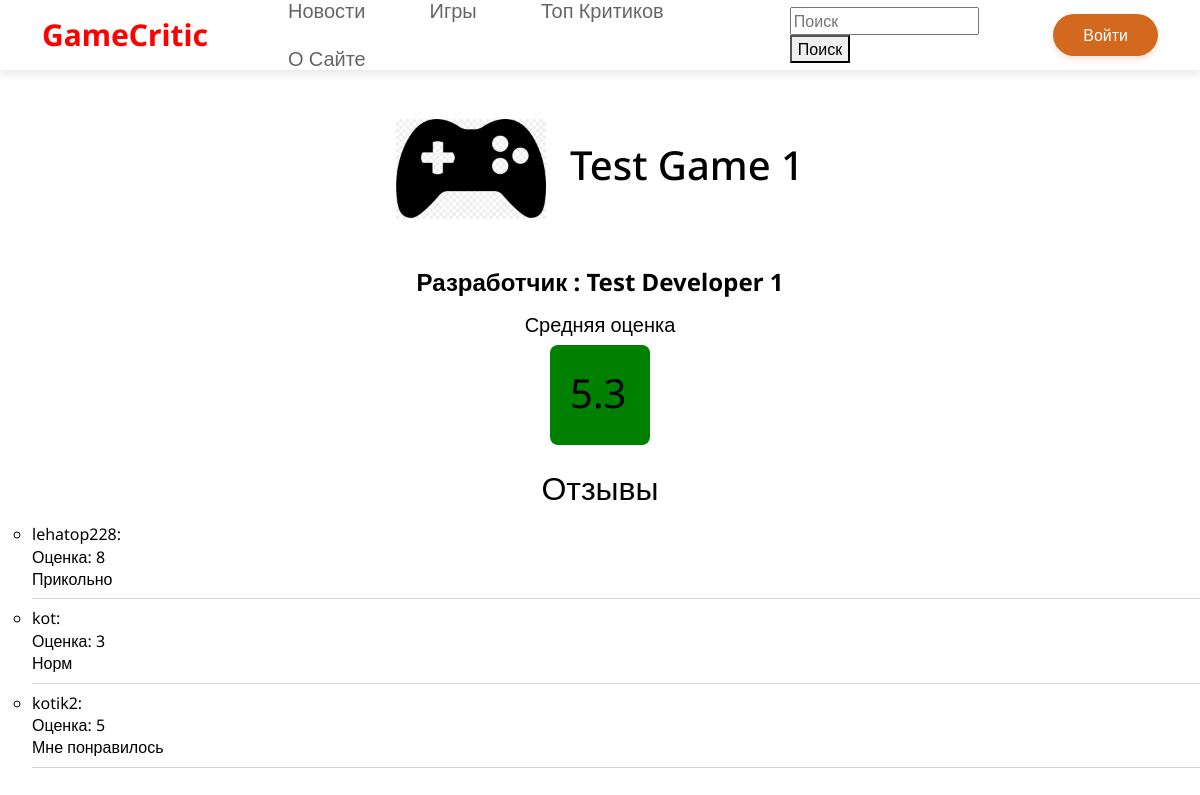
The app's page /games/game1 with its own data.
### data/games.py (models this page shows, shortened)
class Game(SqlAlchemyBase):
    __tablename__ = 'games'
    id = sqlalchemy.Column(sqlalchemy.Integer, primary_key=True, autoincrement=True)
    title = sqlalchemy.Column(sqlalchemy.String)
    description = sqlalchemy.Column(sqlalchemy.String)
    developer = sqlalchemy.Column(sqlalchemy.String)
    logo = sqlalchemy.Column(sqlalchemy.String)
    likes = sqlalchemy.Column(sqlalchemy.Integer, default=0)
    dislikes = sqlalchemy.Column(sqlalchemy.Integer, default=0)
    created = sqlalchemy.Column(sqlalchemy.DateTime, default=datetime.now())
    changed = sqlalchemy.Column(sqlalchemy.Boolean, default=False)
    link = sqlalchemy.Column(sqlalchemy.String, unique=True)
    approved = sqlalchemy.Column(sqlalchemy.Boolean, default=False)

### data/reviews.py (models this page shows, shortened)
class Review(SqlAlchemyBase):
    __tablename__ = 'reviews'
    id = sqlalchemy.Column(sqlalchemy.Integer, primary_key=True, autoincrement=True)
    content = sqlalchemy.Column(sqlalchemy.String)
    author = sqlalchemy.Column(sqlalchemy.Integer, sqlalchemy.ForeignKey('users.id'))
    rate = sqlalchemy.Column(sqlalchemy.Float)
    game_id = sqlalchemy.Column(sqlalchemy.Integer, sqlalchemy.ForeignKey('games.id'))
    likes = sqlalchemy.Column(sqlalchemy.Integer, default=0)
    dislikes = sqlalchemy.Column(sqlalchemy.Integer, default=0)
    date = sqlalchemy.Column(sqlalchemy.DateTime, default=datetime.now())
    changed = sqlalchemy.Column(sqlalchemy.Boolean, default=False)
    user = orm.relationship('User')
    game = orm.relationship('Game')

### data/users.py (models this page shows, shortened)
class User(SqlAlchemyBase, UserMixin):
    __tablename__ = 'users'
    id = sqlalchemy.Column(sqlalchemy.Integer, primary_key=True, autoincrement=True)
    login = sqlalchemy.Column(sqlalchemy.String, nullable=False, unique=True)
    name = sqlalchemy.Column(sqlalchemy.String, nullable=True)
    surname = sqlalchemy.Column(sqlalchemy.String, nullable=True)
    email = sqlalchemy.Column(sqlalchemy.String, nullable=True, unique=True)
    profile_photo = sqlalchemy.Column(sqlalchemy.String, nullable=True)
    rating = sqlalchemy.Column(sqlalchemy.Integer, default=0)
    certified = sqlalchemy.Column(sqlalchemy.Boolean, default=False)
    rank = sqlalchemy.Column(sqlalchemy.String, default='Любитель')
    hashed_password = sqlalchemy.Column(sqlalchemy.String, nullable=True)
    modified_date = sqlalchemy.Column(sqlalchemy.DateTime, default=datetime.datetime.now())
    reviews = orm.relationship('Review', back_populates='user')
    news = orm.relationship('News', back_populates='user')

### main.py (the view, shortened to what this page needs)
@app.route('/games/<string:link>', methods=['GET', 'POST'])
def game_info(link: str):
    form = ReviewForm()
    db_sess = db_session.create_session()
    game = db_sess.query(Game).filter(Game.link == link).first()
    reviews = db_sess.query(Review).filter(Review.game_id == game.id).all()
    avg_rate = round(sum([review.rate for review in reviews if review.rate]) / len(reviews), 1) if reviews else 0
    return render_template('game_info.html', game=game, reviews=reviews, form=form, average=avg_rate)

### forms/review_form.py
class ReviewForm(FlaskForm):
    rate = FloatField('Оценка', validators=[DataRequired('Поставьте оценку'), NumberRange(1, 5)])
    content = TextAreaField('Отзыв', validators=[DataRequired('Напишите отзыв')])
    submit = SubmitField('Оставить отзыв')

### forms/search.py
class SearchForm(FlaskForm):
    searched = StringField('Searched', validators=[DataRequired()])
    submit = SubmitField('Искать')

### data/db_session.py (called while the page is built)
def create_session() -> Session:
    global __factory
    return __factory()

### main.py (called while the page is built)
@app.context_processor
def base():
    form = SearchForm()
    return dict(form=form)

### templates/game_info.html (shortened to what this page needs)
{% extends "index.html" %}
{% block head %}
<link rel="stylesheet" href="{{ url_for('static', filename='css/reviews.css') }}">
{%endblock%}
{%block body%}
<div class="game-content">
<div class="game-header">
    <img class="game-logo"
        src="{{ url_for('static', filename='img/' + game.logo if game.logo
                    is not none else 'img/default_game.jpg')}}"
                    alt="Ошибка загрузки">
    <h1 class="game-title">{{game.title}}</h1>
</div>
<div class="game-info">
    <p class="game-developer">Разработчик : {{game.developer}}</p>
    <h3 class="average-rate"> Средняя оценка</h3>
    <span class="rate-value">{{average}}</span>
</div>
<div class="game-info">
    <h2 class="game-info-title">Отзывы</h2>
    <ul class="game-info-list">
        {%for item in reviews%}
            <li class="game-info-item">
                <span class="game-info-text">{{item.user.login}}:</span>
                <span class="game-info-rate">Оценка: {{item.rate | int}}</span>
                {{item.content}}
            </li>
        {%endfor%}
    </ul>
</div>
</div>
{%endblock%}

### static/css/styles.css (style rules this page uses)
body { position: relative; font-family: 'Noto Sans', sans-serif; font-size: 16px; line-height: 1.4; color: #000; min-width: 320px; overflow-x: hidden; height: auto; }

### static/css/reviews.css (style rules this page uses)
.game-content { width: 100%; max-width: 1320px; display: flex; flex-direction: column; align-items: center; padding-top: 24px; margin: 0 auto; }
.game-header { display: flex; align-items: center; }
.game-logo { width: 150px; height: 150px; object-fit: contain; object-position: center; }
.game-title { margin-left: 24px; }
.game-info { width: 100%; padding-top: 24px; display: flex; flex-direction: column; align-items: center; }
.game-developer { font-size: 24px; line-height: 1.2; font-weight: bold; }
.average-rate { font-size: 20px; }
.rate-value { display: block; width: 100px; height: 100px; font-size: 40px; border-radius: 8px; padding: 20px; }
.rate-value_high { background-color: green; }
.game-info-title { font-size: 32px; font-size: bold; }
.game-info-list { list-style-type: circle; width: 100%; display: flex; flex-direction: column; }
.game-info-item { border-bottom: 1px solid lightgrey; padding: 8px 0; }
.game-info-text { display: block; }
.game-info-rate { display: block; }

### records on screen
Game: title "Test Game 1", developer "Test Developer 1"
Review: user.login "lehatop228", rate "8", content "Прикольно"
Review: user.login "kot", rate "3", content "Норм"
Review: user.login "kotik2", rate "5", content "Мне понравилось"

### other values on screen
{{ average }} "5.3"
